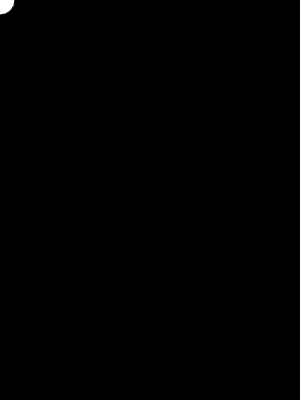
Frame 1 (no input)
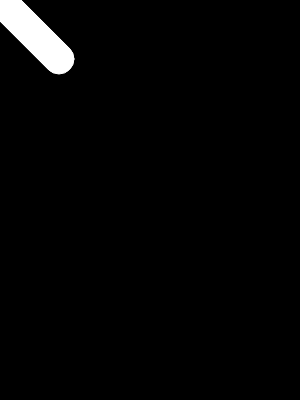
Frame 60 (no input)
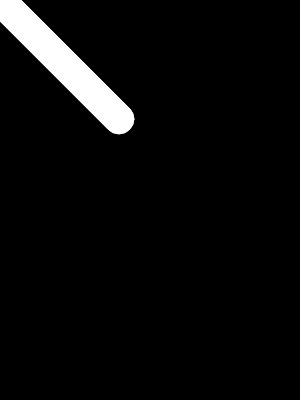
Frame 120 (the mouse pressed at the canvas centre since frame 60)

The p5.js sketch that drew these frames (run headless with seeded random() and noise() and a simulated clock; from frame 60 on, the mouse is pressed at the canvas centre):

// p5.js sketch
// ── sketch.js
let x = 0, Xvelocity = 1, y = 0, Yvelocity = 1;
let z = 0;
function setup() {
  createCanvas(300, 400);
  background(0);
}

function draw() {
  print(Yvelocity);
  ellipse(x,y, 30, 30);
  stroke(255);
  x += Xvelocity;
  y += Yvelocity;
  if (x < 0 || x > width)
  {
    fill(255, 0, 0);
    Xvelocity *= -1;
  }
  if (y < 0 || y > height)
  {
    fill(0, 255, 0);
    Yvelocity *= -1
  }
}
